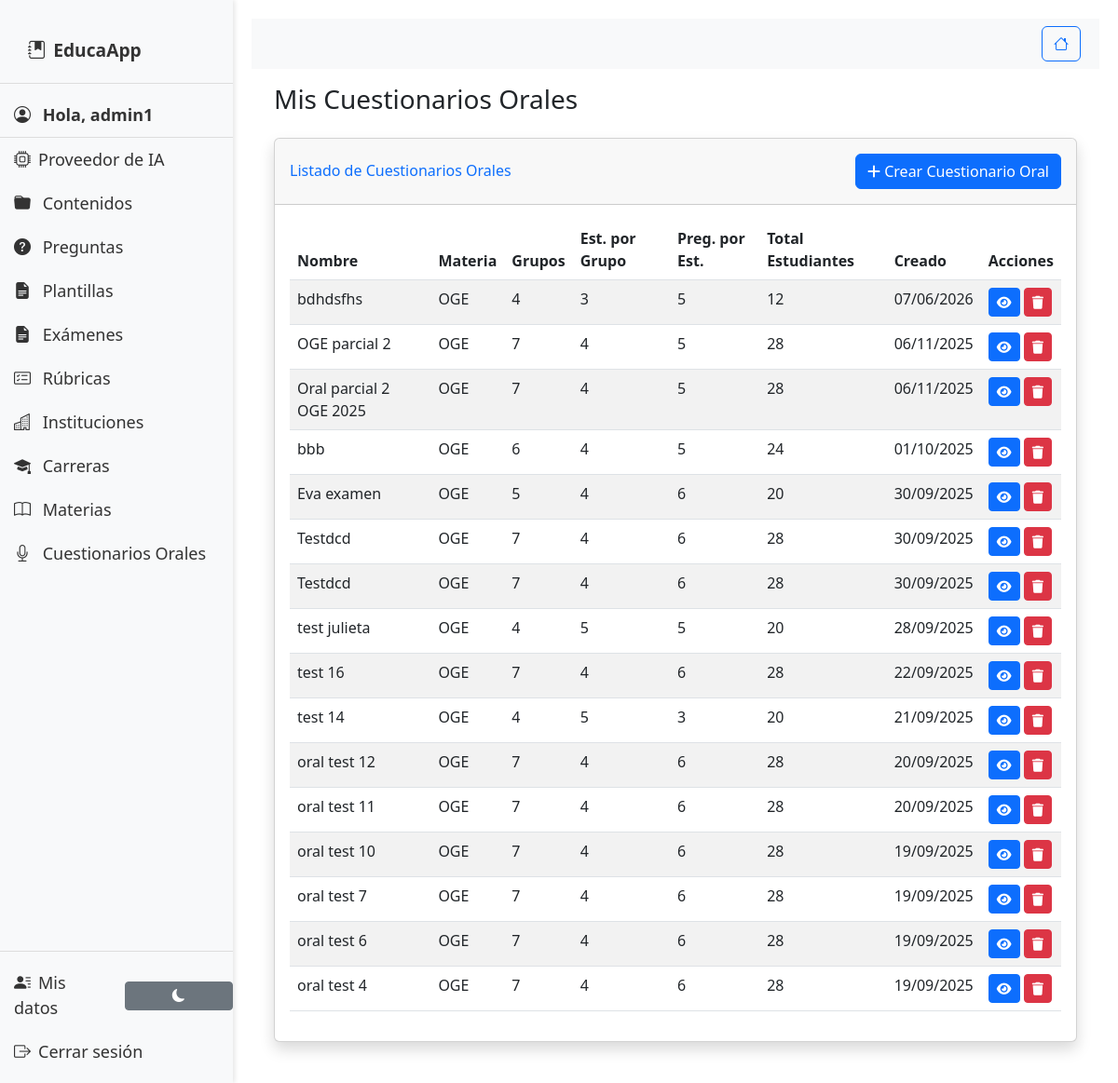
Page /oral-exams/ (signed in) on the earlier database version.
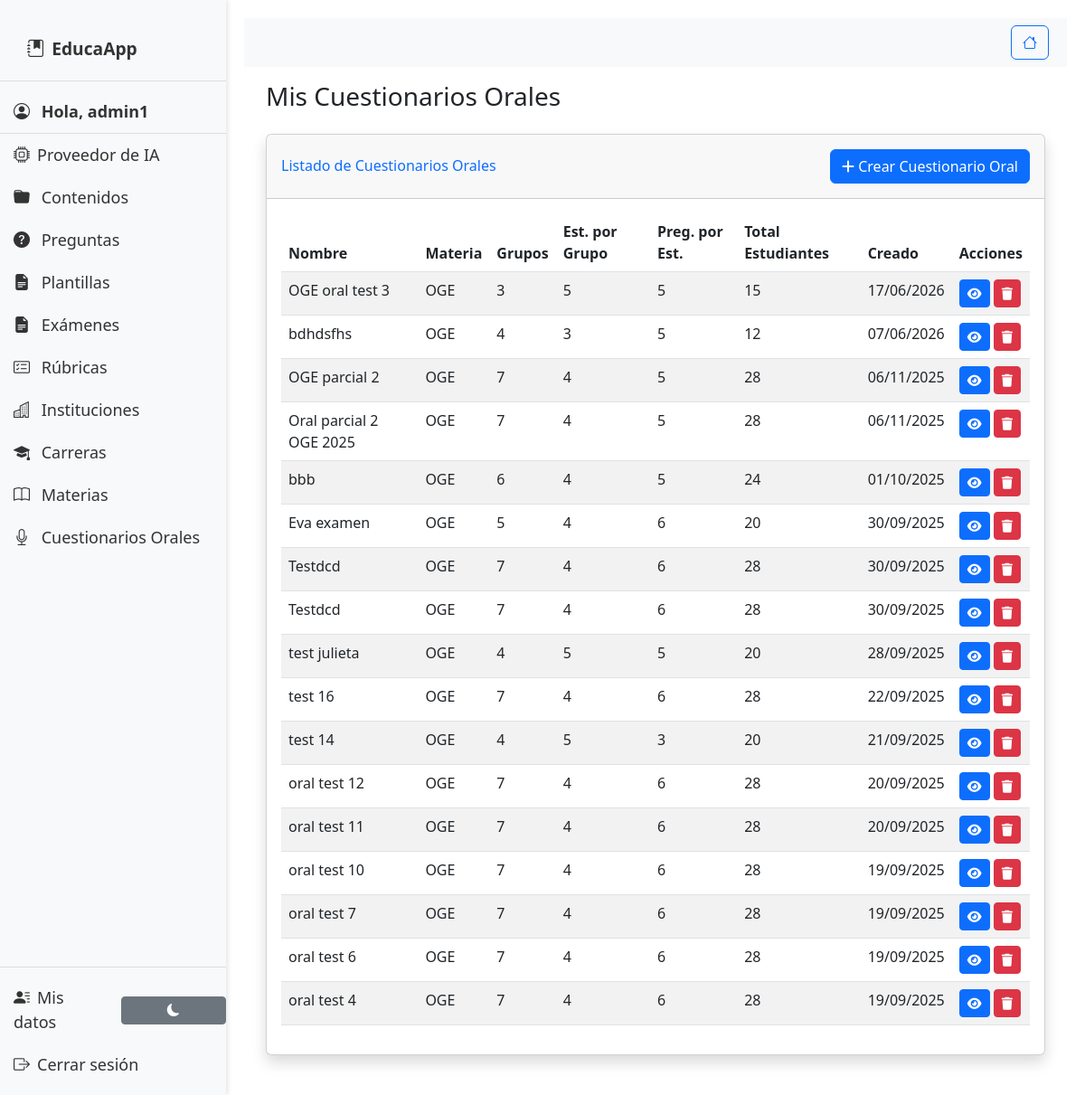
Same page on the later database version.
### material/models.py (models this page shows, shortened)
class OralExamSet(models.Model):
    name = models.CharField(
        max_length=255,
        verbose_name='Nombre del conjunto de examen oral'
    )
    subject = models.ForeignKey(
        'Subject',
        on_delete=models.CASCADE,
        verbose_name='Materia'
    )
    topics = models.ManyToManyField(
        'Topic',
        verbose_name='Temas a evaluar',
        help_text='Seleccione los temas que se incluirán en el examen oral'
    )
    num_groups = models.PositiveIntegerField(
        verbose_name='Número de grupos',
        help_text='Cantidad de grupos de estudiantes'
    )
    students_per_group = models.PositiveIntegerField(
        verbose_name='Estudiantes por grupo',
        help_text='Número de estudiantes en cada grupo'
    )
    questions_per_student = models.PositiveIntegerField(
        default=3,
        verbose_name='Preguntas por estudiante',
        help_text='Cantidad de preguntas que recibirá cada estudiante'
    )
    total_students = models.PositiveIntegerField(
        verbose_name='Total de estudiantes',
        help_text='Cantidad total de estudiantes que rendirán el examen'
    )
    user = models.ForeignKey(
        User,
        on_delete=models.CASCADE,
        verbose_name='Creador'
    )
    created_at = models.DateTimeField(auto_now_add=True)
    class Meta:
        verbose_name = 'Conjunto de Examen Oral'
        verbose_name_plural = 'Conjuntos de Exámenes Orales'
        ordering = ['-created_at']

class Subject(models.Model):
    name = models.CharField(max_length=100)
    careers = models.ManyToManyField('Career', related_name='subject_careers')
    created_at = models.DateTimeField(auto_now_add=True)
    updated_at = models.DateTimeField(auto_now=True)
    learning_outcomes = models.TextField(
        blank=True,
        null=True,
        help_text="Legacy field - almacena outcomes en texto o JSON"
    )
    class Meta:
        db_table = 'material_subjects'
        verbose_name = 'Subject'
        verbose_name_plural = 'Subjects'
        ordering = ['name']

### material/views.py (the view)
# urls.py: path('oral-exams/', material_views.list_oral_exams, name='list_oral_exams'),
@login_required
def list_oral_exams(request):
    oral_exams = OralExamSet.objects.filter(user=request.user).order_by('-created_at')
    for exam in oral_exams:
        exam.total_students = exam.num_groups * exam.students_per_group
    return render(request, 'material/oral_exams/list.html', {
        'oral_exams': oral_exams
    })

### material/templatetags/message_tags.py (called while the page is built)
@register.simple_tag(takes_context=True)
def get_filtered_messages(context, categories=None):
    request = context['request']
    messages = get_messages(request)
    messages_list = list(messages)
    if categories:
        if isinstance(categories, str):
            category_list = [cat.strip() for cat in categories.split(',')]
        else:
            category_list = [categories]
        filtered_messages = []
        for message in messages_list:
            message_tags = message.extra_tags if message.extra_tags else 'general'
            message_categories = [tag.strip() for tag in message_tags.split(',')]
            if any(cat in category_list for cat in message_categories):
                filtered_messages.append(message)
        return filtered_messages
    else:
        return messages_list

@register.inclusion_tag('material/components/messages.html', takes_context=True)
def show_messages(context, categories=None):
    filtered_messages = get_filtered_messages(context, categories)
    return {'messages': filtered_messages}

### material/templates/material/oral_exams/list.html (shortened to what this page needs)
{% extends 'material/base.html' %}
{% load static %}
{% load message_tags %}
{% block content %}
<div class="container-fluid">
    <h1 class="h3 mb-4 text-gray-800">Mis Cuestionarios Orales</h1>
    <div class="card shadow mb-4">
        <div class="card-header py-3 d-flex justify-content-between align-items-center">
            <h6 class="m-0 font-weight-bold text-primary">Listado de Cuestionarios Orales</h6>
            <a href="{% url 'material:create_oral_exam' %}" class="btn btn-primary">
                <i class="fas fa-plus"></i> Crear Cuestionario Oral
            </a>
        </div>
        <div class="card-body">
            {% if oral_exams %}
                <div class="table-responsive">
                    <table class="table table-striped">
                        <thead>
                            <tr>
                                <th>Nombre</th>
                                <th>Materia</th>
                                <th>Grupos</th>
                                <th>Est. por Grupo</th>
                                <th>Preg. por Est.</th>
                                <th>Total Estudiantes</th>
                                <th>Creado</th>
                                <th>Acciones</th>
                            </tr>
                        </thead>
                        <tbody>
                            {% for exam in oral_exams %}
                            <tr>
                                <td>{{ exam.name }}</td>
                                <td>{{ exam.subject.name }}</td>
                                <td>{{ exam.num_groups }}</td>
                                <td>{{ exam.students_per_group }}</td>
                                <td>{{ exam.questions_per_student }}</td>
                                <td>{{ exam.total_students }}</td>
                                <td>{{ exam.created_at|date:"d/m/Y" }}</td>
                                <td>
                                    <a href="{% url 'material:view_oral_exam' exam.id %}"
                                       class="btn btn-sm btn-primary"
                                       title="Ver cuestionario">
                                        <i class="fas fa-eye"></i>
                                    </a>
                                    <form method="post" action="{% url 'material:delete_oral_exam' exam.id %}"
                                          style="display: inline;"
                                          onsubmit="return confirm('¿Estás seguro de que quieres eliminar el cuestionario &quot;{{ exam.name|escapejs }}&quot;? Esta acción no se puede deshacer.')">
                                        <button type="submit" class="btn btn-sm btn-danger"
                                                title="Eliminar cuestionario">
                                            <i class="fas fa-trash"></i>
                                        </button>
                                    </form>
                                </td>
                            </tr>
                            {% endfor %}
                        </tbody>
                    </table>
                </div>
            {% endif %}
        </div>
    </div>
</div>
{% endblock %}

Differences in the rows shown:
added OralExamSet: name "OGE oral test 3", subject.name "OGE", num_groups "3", students_per_group "5", questions_per_student "5", total_students "15", created_at "17/06/2026"
